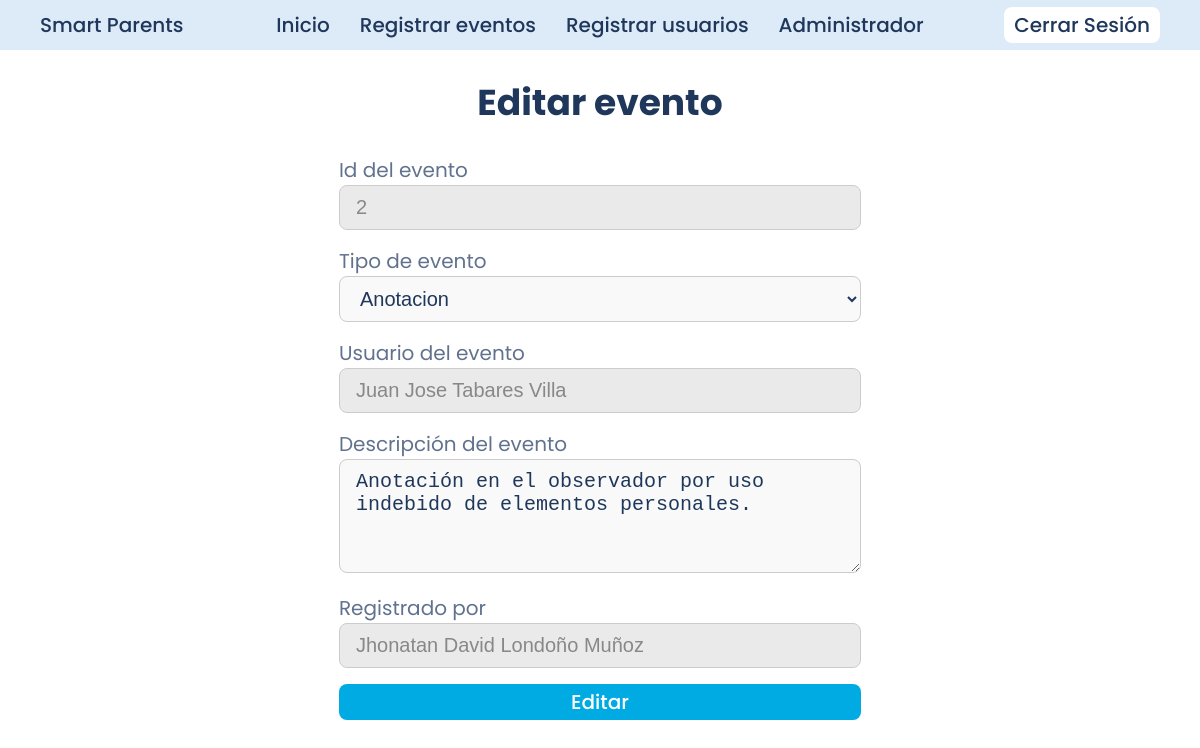
/views/crud/eventos/editar_eventos.php?id=2 (signed in), run on the app's committed database.
### tables this page shows
CREATE TABLE eventos (
    id_evento INT AUTO_INCREMENT PRIMARY KEY,
    id_usuario INT NOT NULL,
    tipo_evento ENUM('llegada_tarde', 'anotacion', 'inasistencia', 'comentario') NOT NULL,
    descripcion TEXT NOT NULL,
    registrado_por INT NOT NULL,
    created_at TIMESTAMP DEFAULT CURRENT_TIMESTAMP,
    updated_at TIMESTAMP DEFAULT CURRENT_TIMESTAMP,
    FOREIGN KEY (id_usuario) REFERENCES usuarios(id_usuario),
    FOREIGN KEY (registrado_por) REFERENCES usuarios(id_usuario)
);

CREATE TABLE usuarios (
    id_usuario INT AUTO_INCREMENT PRIMARY KEY,
    rol ENUM('estudiante', 'profesor', 'administrador') NOT NULL,
    identificacion VARCHAR(10) UNIQUE NOT NULL,
    nombre1 VARCHAR(30) NOT NULL,
    nombre2 VARCHAR(30) NULL,
    apellido1 VARCHAR(30) NOT NULL,
    apellido2 VARCHAR(30) NULL,
    email VARCHAR(100) UNIQUE NULL,
    telefono VARCHAR (10) NOT NULL,
    password VARCHAR(255) NOT NULL,
    asignatura ENUM('Administración', 'Matematicas', 'Español', 'Quimica', 'C.Sociales') NULL,
    created_at TIMESTAMP DEFAULT CURRENT_TIMESTAMP,
    updated_at TIMESTAMP DEFAULT CURRENT_TIMESTAMP
);

### actions/eventos/editar_eventos.php (called while the page is built, shortened)
<?php
include $_SERVER['DOCUMENT_ROOT'] . '/smart-parents/config/db_config.php';
$id = $_GET['id'];
$stmt = $conexion->prepare("SELECT e.id_evento, u1.id_usuario AS id_u1, u1.nombre1 AS nombre1_u1, u1.nombre2 AS nombre2_u1, u1.apellido1 AS apellido1_u1, u1.apellido2 AS apellido2_u1, e.tipo_evento, e.descripcion, u2.id_usuario AS registrado_por, u2.nombre1 AS nombre1_u2, u2.nombre2 AS nombre2_u2, u2.apellido1 AS apellido1_u2, u2.apellido2 AS apellido2_u2 FROM eventos AS e INNER JOIN usuarios AS u1 ON e.id_usuario = u1.id_usuario INNER JOIN usuarios AS u2 ON e.registrado_por = u2.id_usuario WHERE e.id_evento = ?");
$stmt->bind_param("i", $id);
$stmt->execute();
$resultado = $stmt->get_result();
$evento = $resultado->fetch_assoc();

### views/crud/eventos/editar_eventos.php (the view, shortened to what this page needs)
<!DOCTYPE html>
<html lang="es">
<head>
  <link rel="stylesheet" href="/smart-parents/assets/css/style.css">
  <link rel="stylesheet" href="/smart-parents/assets/css/registrar_eventos.css">
</head>
<body>
  <?php include $_SERVER['DOCUMENT_ROOT'] . '/smart-parents/includes/dashboard_header.php'; ?>
  <?php include $_SERVER['DOCUMENT_ROOT'] . '/smart-parents/actions/eventos/editar_eventos.php'; ?>
  <main>
    <div class="form_title">
      <h1>Editar evento</h1>
    </div>
    <div class="form">
      <form action="/smart-parents/actions/eventos/actualizar_eventos.php" method="POST" class="form_content">
        <div class="form_id_evento">
          <label for="id_evento">Id del evento</label>
          <input type="number" value="<?= $id ?>" disabled>
        </div>
        <div class="form_tipo_de_evento">
          <label for="tipo_de_evento">Tipo de evento</label>
          <select name="tipo_de_evento" required>
            <option value="anotacion" <?php if ($evento['tipo_evento'] == "anotacion") {
                                        echo 'selected="selected"';
                                      } ?>>Anotacion</option>
          </select>
        </div>
        <div class="form_usuario">
          <label for="usuario_del_evento">Usuario del evento</label>
          <input type="text" value="<?= $evento['nombre1_u1'] . " " . $evento['nombre2_u1'] . " " . $evento['apellido1_u1'] . " " . $evento['apellido2_u1']; ?>" disabled>
        </div>
        <div class="form_descripcion">
          <label for="descripcion_del_evento">Descripción del evento</label>
          <textarea name="descripcion_del_evento" rows="4" required><?= $evento['descripcion'] ?></textarea>
        </div>
        <div class="form_registrado_por">
          <label for="registrado_por">Registrado por</label>
          <input type="text" value="<?= $evento['nombre1_u2'] . " " . $evento['nombre2_u2'] . " " . $evento['apellido1_u2'] . " " . $evento['apellido2_u2']; ?>" disabled>
        </div>
        <div class="form_submit">
          <button type="submit" name="submit_btn">Editar</button>
        </div>
      </form>
    </div>
  </main>
</body>
</html>

### assets/css/style.css (style rules this page uses)
* { padding: 0px; margin: 0px; box-sizing: border-box; }
main { margin: 25px; }
:root { --color-bg: #ffffff; --color-header: #ddeaf8; --color-btn-primary: #00abe4; --color-btn-primary-hover: #2373ff; --color-heading: #1e375a; --color-text-base: #61728e; --color-text-btn-hover: #2364d2; --color-icons: #aaccfb; --color-green: #40a02b; --color-red: #d20f39; }
label { font-family: "Poppins", sans-serif; font-weight: 400; font-style: normal; font-size: 20px; color: var(--color-text-base); }
button { text-decoration: none; font-family: "Poppins", sans-serif; font-weight: 500; font-style: normal; }
h1 { font-family: "Poppins", sans-serif; font-weight: 700; font-style: normal; color: var(--color-heading); font-size: 36px; }
input[type="text"], input[type="email"], input[type="password"], input[type="number"], textarea, select { width: 100%; padding: 10px 16px; margin-bottom: 16px; border: 1.5px solid #ccc; border-radius: 8px; background-color: #f9f9f9; font-size: 20px; color: var(--color-heading); transition: border-color 0.2s, box-shadow 0.2s; box-sizing: border-box; }
input::placeholder, textarea::placeholder { color: #999; font-style: italic; }
input:disabled, textarea:disabled, select:disabled { background-color: #eaeaea; color: #888; cursor: not-allowed; }
button[type="submit"] { background-color: var(--color-btn-primary); color: white; font-size: 20px; border-radius: 8px; padding: 3px 10px; transition: background-color 0.2s ease; border: none; width: 100%; }

### assets/css/registrar_eventos.css (style rules this page uses)
.form_content { display: flex; flex-direction: column; }
main { display: flex; justify-content: center; align-items: center; flex-direction: column; gap: 25px; }

### data on the page
eventos: tipo_de_evento "Anotacion", id_usuario.apellido2 "Juan Jose Tabares Villa", descripcion_del_evento "Anotación en el observador por uso indebido de elementos personales.", registrado_por.apellido2 "Jhonatan David Londoño Muñoz"
